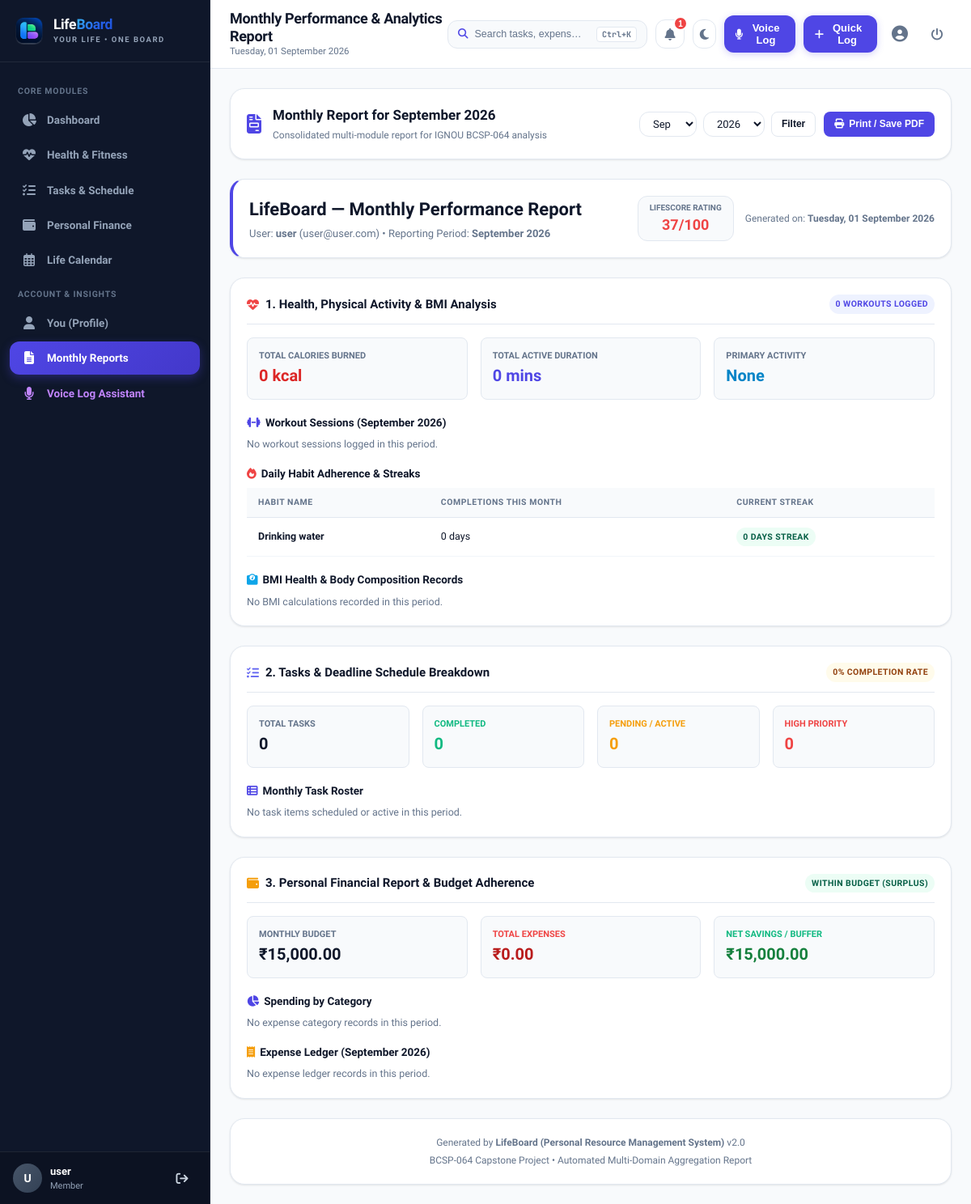
Page /reports (signed in) on the earlier database version.
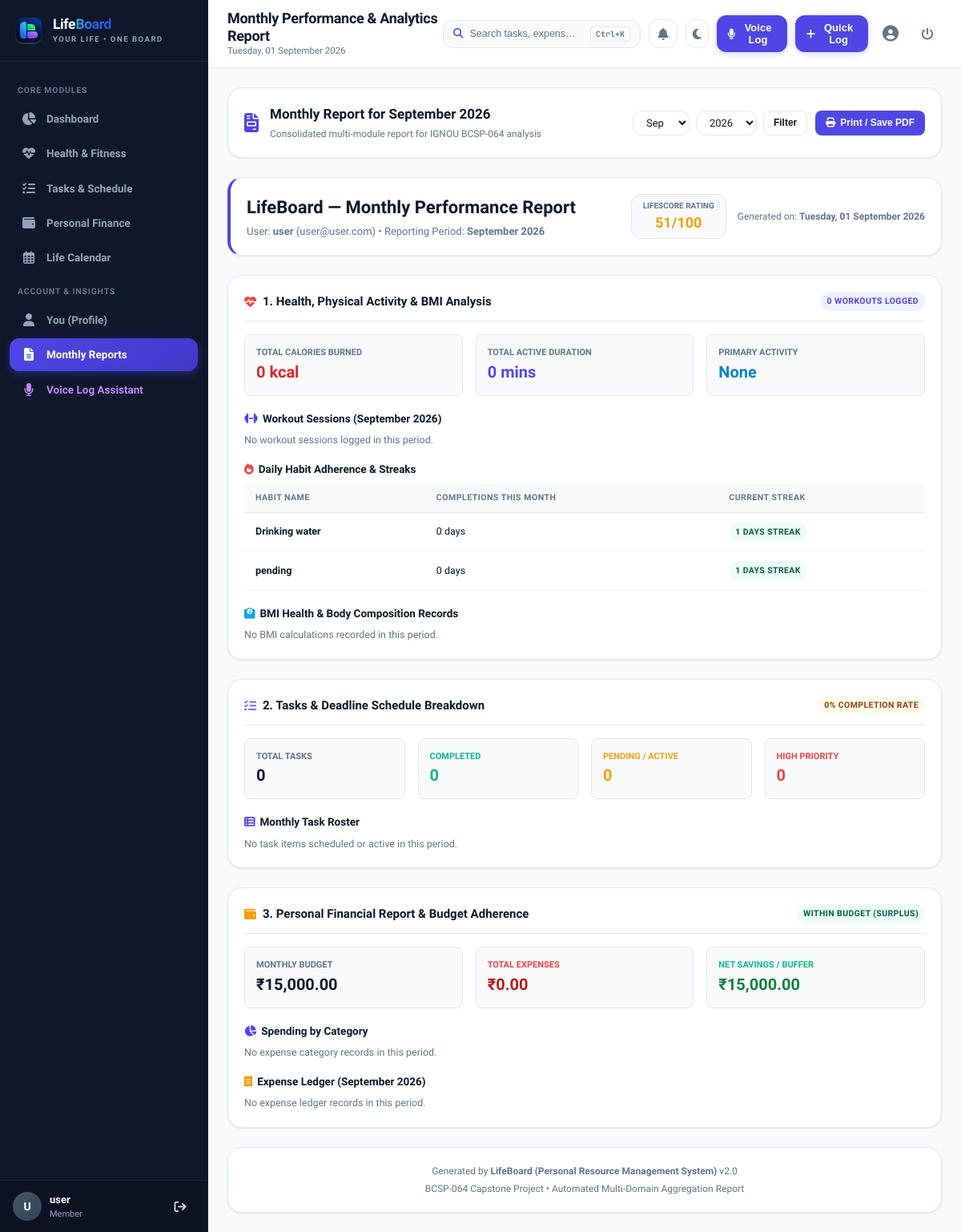
Same page on the later database version.
### tables this page shows
CREATE TABLE habit_tracker (
        habit_id INTEGER PRIMARY KEY AUTOINCREMENT,
        user_id INTEGER NOT NULL,
        habit_name VARCHAR(100) NOT NULL,
        streak_count INTEGER DEFAULT 0,
        last_completed_date DATE,
        created_at DATETIME DEFAULT CURRENT_TIMESTAMP,
        FOREIGN KEY (user_id) REFERENCES users(user_id) ON DELETE CASCADE
    );

### app.py (the view)
@app.route('/reports')
@login_required
def reports():
    user_id = session['user_id']
    today = date.today()
    try:
        month = int(request.args.get('month', today.month))
        year = int(request.args.get('year', today.year))
    except ValueError:
        month = today.month
        year = today.year
    report_data = models.generate_monthly_report_data(user_id, month, year)
    return render_template('reports/index.html',
                           report=report_data,
                           selected_month=month,
                           selected_year=year)

### app.py (called while the page is built)
def login_required(f):
    @wraps(f)
    def decorated_function(*args, **kwargs):
        if 'user_id' not in session:
            flash('Please log in to access this page.', 'warning')
            return redirect(url_for('login', next=request.path))
        return f(*args, **kwargs)
    return decorated_function

@app.after_request
def add_security_headers(response):
    response.headers['Cache-Control'] = 'no-cache, no-store, must-revalidate, max-age=0'
    response.headers['Pragma'] = 'no-cache'
    response.headers['Expires'] = '0'
    return response

@app.context_processor
def inject_global_variables():
    current_user = None
    notifications = []
    if 'user_id' in session:
        current_user = models.get_user_by_id(session['user_id'])
        notifications = models.get_user_notifications(session['user_id'])
    return {
        'current_user': current_user,
        'notifications': notifications,
        'unread_notifications_count': len(notifications),
        'today_date': date.today().strftime('%A, %d %B %Y'),
        'current_year': date.today().year,
        'current_month': date.today().month,
        'now': datetime.now()
    }

### templates/reports/index.html (shortened to what the changed rows need)
{% extends "base.html" %}
{% block page_title %}Monthly Performance & Analytics Report{% endblock %}
{% block content %}
<div class="printable-report" style="display: flex; flex-direction: column; gap: 24px;">
  <div class="card" style="border-left: 4px solid var(--primary);">
    <div style="display: flex; justify-content: space-between; align-items: center; flex-wrap: wrap; gap: 12px;">
      <div>
        <h2 style="font-size: 22px; margin-bottom: 4px; color: var(--text-main);">LifeBoard — Monthly Performance Report</h2>
      </div>
      <div style="display: flex; align-items: center; gap: 14px;">
        {% if report.lifescore %}
        <div style="background: var(--bg-app); border: 1px solid var(--border-color); border-radius: var(--radius-md); padding: 6px 14px; text-align: center;">
          <div style="font-size: 10px; font-weight: 700; color: var(--text-muted); text-transform: uppercase;">LifeScore Rating</div>
          <div style="font-size: 18px; font-weight: 800; color: {{ report.lifescore.color }};">{{ report.lifescore.score }}/100</div>
        </div>
        {% endif %}
      </div>
    </div>
  </div>
  <div class="card">
    {% if report.health.habits %}
    <div class="table-responsive" style="margin-bottom: 18px;">
      <table class="table-custom" style="font-size: 12.5px;">
        <thead>
          <tr>
            <th>Habit Name</th>
            <th>Completions this Month</th>
            <th>Current Streak</th>
          </tr>
        </thead>
        <tbody>
          {% for h in report.health.habits %}
          <tr>
            <td style="font-weight: 600;">{{ h.habit_name }}</td>
            <td>{{ h.completions }} days</td>
            <td><span class="badge badge-success">{{ h.streak_count }} days streak</span></td>
          </tr>
          {% endfor %}
        </tbody>
      </table>
    </div>
    {% else %}
    <p style="font-size: 12.5px; color: var(--text-muted); margin-bottom: 16px;">No habit logs recorded in this period.</p>
    {% endif %}
  </div>
</div>
{% endblock %}

Differences in the rows shown:
changed habit_tracker "Drinking water": streak_count "0" → "1"
added habit_tracker: habit_name "pending", completions "0", streak_count "1"
Other differences:
{{ report.lifescore.score }}: "37" → "51"
{{ unread_notifications_count }}: "1" → (not shown)
